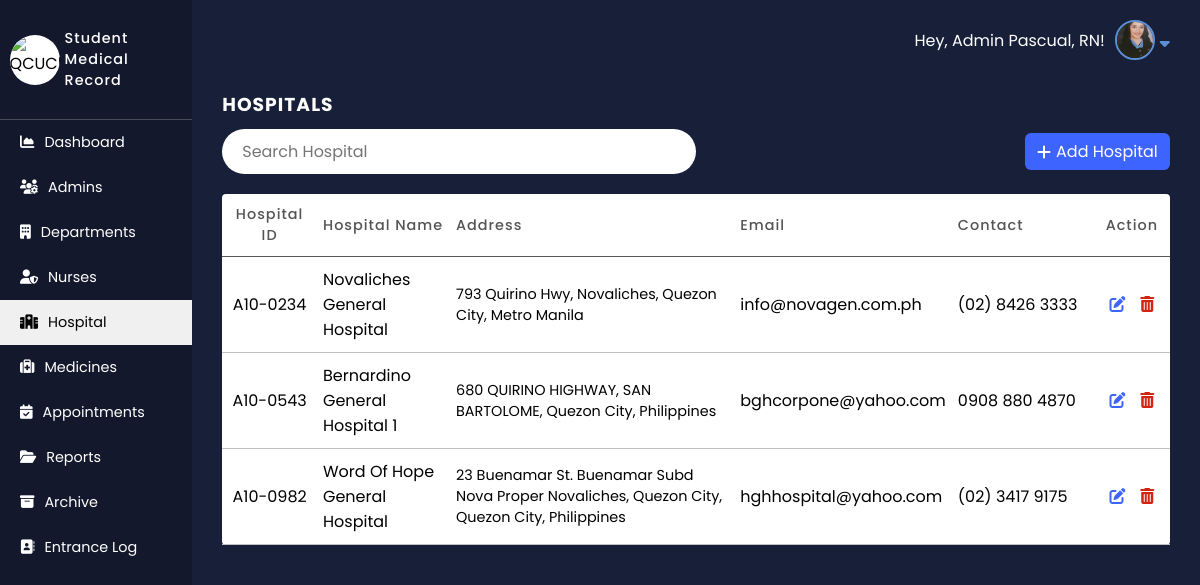
The app's page /Admin-Side/pages/hospital.php (signed in) with its own data.
### tables this page shows
CREATE TABLE `hospitals` (
  `id` int(20) NOT NULL,
  `hospi_id` varchar(20) NOT NULL,
  `hospital` varchar(150) NOT NULL,
  `hospital_add` varchar(255) NOT NULL,
  `email` varchar(100) NOT NULL,
  `contact_num` varchar(20) NOT NULL,
  `isArchive` tinyint(1) NOT NULL
);

### Admin-Side/functions/admin.php (called while the page is built, shortened)
<?php
function fetchAdmin($conn, $id){
   if($id == null) {
      $sel = "SELECT * FROM `admins`
      WHERE `isArchive` = 0 ORDER BY `user_id` DESC";
   } else {
      $sel = "SELECT * FROM `admins` WHERE `user_id` = $id AND `isArchive` = 0";
   }
   $qry = mysqli_query($conn, $sel);
   return $qry;
}
?>

### Admin-Side/includes/function-header.php (called while the page is built, shortened)
<?php
   include "../includes/db_conn.php";
   include "../functions/admin.php";
   include "../functions/hospital.php";
   include "../functions/report.php";
   $id = $_SESSION['user_id'];
   $admin_logged_res = fetchAdmin($conn, $id);
   $admin_logged = mysqli_fetch_assoc($admin_logged_res);
   $hospital_res = fetchHospital($conn);
?>

### Admin-Side/functions/hospital.php (called while the page is built, shortened)
<?php
function fetchHospital($conn){
   $sel = "SELECT * FROM `hospitals` WHERE `isArchive` = 0 ORDER BY `id` DESC";
   $qry = mysqli_query($conn, $sel);
   return $qry;
}
?>

### Admin-Side/pages/hospital.php (the view, shortened to what this page needs)
<?php
   include "../includes/function-header.php";
?>
<!DOCTYPE html>
<html lang="en">
<head>
   <?php include "../includes/head.php"; ?>
   <link rel="stylesheet" href="../css/hospital.css">
</head>
<body>
   <nav class="side-panel">
      <div class="nav-header">
         <div class="img-logo">
            <div class="img-handler">
               <img src="../assets/QCUClinicLogo.png" alt="QCUClinicLogo.png">
            </div>
         </div>
         <div class="title-logo">
            <p> Student Medical Record </p>
         </div>
      </div>
      <div class="primary-nav">
         <ul>
            <li>
               <a href="./dashboard.php" >
                  <i class="fas fa-chart-area fas-line"></i> Dashboard
               </a>
            </li>
            <li>
               <a href="./admin.php" >
                  <i class="fas fa-users-cog"></i> Admins
               </a>
            </li>
            <li>
               <a href="./department.php" >
                  <i class="fas fa-building    "></i> Departments
               </a>
            </li>
            <li>
               <a href="./nurses.php">
                  <i class="fas fa-user-shield    "></i> Nurses
               </a>
            </li>
            <li>
               <a href="./hospital.php" class="isSelected">
                  <i class="fas fa-hospital    "></i> Hospital
               </a>
            </li>
            <li>
               <a href="./medicine.php">
                  <i class="fas fa-medkit    "></i> Medicines
               </a>
            </li>
            <li>
               <a href="./appointment.php">
                  <i class="fas fa-calendar-check    "></i> Appointments
               </a>
            </li>
            <li>
               <a href="./reports.php">
                  <i class="fas fa-folder-open    "></i> Reports
               </a>
            </li>
            <li>
               <a href="./archive.php">
                  <i class="fas fa-archive    "></i> Archive
               </a>
            </li>
            <li>
               <a href="./entrance-log.php">
                  <i class="fas fa-address-book    "></i> Entrance Log
               </a>
            </li>
         </ul>
      </div>
   </nav>
   <main>
      <?php include "../includes/main-header.php" ?>
      <div class="main-content">
         <div class="hospital-container">
            <div class="content-header">
               <h3> Hospitals </h3>
            </div>
            <div class="filter">
               <div class="search search-hospital">
                  <input type="search" name="search" id="search_hospital" placeholder="Search Hospital">
               </div>
               <button class="add-hospital">
                  <i class="fas fa-plus    "></i>
                  <p> Add Hospital </p>
               </button>
            </div>
            <div class="hospital-list-container">
               <table class="hospital-list" border="0">
                  <thead>
                     <tr>
                        <th width="10%" style="text-align:center"> Hospital ID </th>
                        <th> Hospital Name </th>
                        <th width="30%"> Address </th>
                        <th> Email </th>
                        <th width="15%"> Contact </th>
                        <th width="8%" style="text-align:center"> Action </th>
                     </tr>
                  </thead>
                  <tbody>
                  <?php
                     if(mysqli_num_rows($hospital_res) > 0) {
                        while($hospital_row = mysqli_fetch_assoc($hospital_res)){
                           ?>
                           <tr>
                              <td  style="text-align:center"> <?=$hospital_row['hospi_id']?>	</td>
                              <td> <?=$hospital_row['hospital']?> </td>
                              <td style="font-size: .9em;"> <?=$hospital_row['hospital_add']?> </td>
                              <td>
                                 <div class="email">
                                    <?=$hospital_row['email']?>
                                 </div>
                              </td>
                              <td> <?=$hospital_row['contact_num']?> </td>
                              <td>
                                 <div class="action-button">
                                    <button id="hospital-edit" data-role="hospital-edit" data-hos_id="<?=$hospital_row['hospi_id']?>">
                                       <i class="fas fa-edit"></i>
                                    </button>
                                    <button id="hospital-del" data-role="hospital-del" data-hos_id="<?=$hospital_row['hospi_id']?>" data-name="<?=$hospital_row['hospital']?>">
                                       <i class="fas fa-trash-alt"></i>
                                    </button>
                                 </div>
                              </td>
                           </tr>
                           <?php
                        }
                     } else {
                        ?>
                           <tr>
                              <td  style="text-align:center" colspan="6"> No data </td>
                           </tr>
                           <?php
                     }
                  ?>
                  </tbody>
               </table>
            </div>
         </div>
      </div>
   </main>
</body>
</html>

### Admin-Side/includes/main-header.php (shortened to what this page needs)
<header>
<div class="admin-profile">
   <div class="admin-text">
      <p> Hey, Admin <span style=""> <?=$admin_logged['lname']?></span>! </p>
   </div>
   <div class="profile" id="profile">
      <div class="img-handler">
         <img src="../assets/<?=$admin_logged['img']?>" alt="">
      </div>
      <div class="icon">
         <i class="fas fa-sort-down" aria-hidden="true"></i>
      </div>
   </div>
</div>
</header>

### Admin-Side/css/main.css (style rules this page uses)
:root { --primaryColor: #182039; --secondaryColor: #13182C; --primaryBgButton: #3E64FF; --hoverButton: #375ae3; --successBgButton: #5cd46e; --hoverSuccessButton: #4cb05b; --alertBgButton: #D42311; --hoverAlertButton: #b4200f; }
* { margin: 0; padding: 0; box-sizing: border-box; font-family: 'Poppins', 'Segoe UI', Tahoma, Geneva, Verdana, sans-serif; }
body { display: flex; align-items: center; }
.side-panel { width: 16%; height: 100vh; overflow: hidden; background-color: var(--secondaryColor); display: flex; flex-direction: column; justify-content: flex-start; }
.side-panel .nav-header { width: 100%; height: 15%; display: flex; align-items: center; justify-content: center; padding: 0 5%; border-bottom: 1px solid rgba(255, 255, 255, 0.22); }
.side-panel .nav-header .img-logo { margin-right: 5px; }
.side-panel .nav-header .img-logo .img-handler { width: 50px; height: 50px; border-radius: 50%; overflow: hidden; background-color: rgb(255, 255, 255); }
.side-panel .nav-header .img-logo .img-handler img { width: 100%; height: 100%; object-fit: cover; }
.side-panel .nav-header .title-logo { font-size: .9em; color: #fff; font-weight: 500; letter-spacing: 1px; }
.side-panel .primary-nav { width: 100%; height: 85%; }
.side-panel .primary-nav ul { width: 100%; height: 100%; }
.side-panel .primary-nav ul li { list-style: none; }
.side-panel .primary-nav ul li a { display: flex; align-items: center; justify-content: flex-start; padding: 12px 0; padding-left: 20px; color: #fff; text-decoration: none; font-size: .9em; transition: all ease-in-out .2s; }
.side-panel .primary-nav ul li a .fas { margin-right: 10px; }
.side-panel .primary-nav ul li a.isSelected { background-color: #f0f0f0; color: #000000; }
main { width: calc(100% - 16%); height: 100vh; background-color: var(--primaryColor); overflow: hidden; }
main header { width: 100%; height: 10%; display: flex; align-items: center; justify-content: flex-end; padding: 0 3%; }
main header .admin-profile { height: max-content; display: flex; align-items: center; justify-content: space-evenly; }
main header .admin-profile .admin-text { color: #fff; font-size: 1em; }
main header .admin-profile .profile { display: flex; align-items: center; margin-left: 10px; cursor: pointer; position: relative; }
main header .admin-profile .profile .img-handler { width: 40px; height: 40px; overflow: hidden; border-radius: 50%; border: 2px solid #5D8FD9 }
main header .admin-profile .profile .img-handler img { width: 100%; height: 100%; object-fit: cover; }
main header .admin-profile .profile .icon { margin-left: 5px; }
main header .admin-profile .profile .icon .fas { color: #5D8FD9; }
main .main-content { width: 100%; height: 90%; overflow-y: scroll; }
main .main-content > div { padding: 1% 3%; width: 100%; }
main .main-content > div .content-header { display: flex; align-items: center; justify-content: space-between; margin-bottom: 10px; }
main .main-content > div .content-header h3 { color: #fff; letter-spacing: 1px; text-transform: uppercase; }

### records on screen
hospitals: hospi "A10-0234", hospital "Novaliches General Hospital", hospital_add "793 Quirino Hwy, Novaliches, Quezon City, Metro Manila", email "info@novagen.com.ph", contact_num "(02) 8426 3333"
hospitals: hospi "A10-0543", hospital "Bernardino General Hospital 1", hospital_add "680 QUIRINO HIGHWAY, SAN BARTOLOME, Quezon City, Philippines", email "bghcorpone@yahoo.com", contact_num "0908 880 4870"
hospitals: hospi "A10-0982", hospital "Word Of Hope General Hospital", hospital_add "23 Buenamar St. Buenamar Subd Nova Proper Novaliches, Quezon City, Quezon City, Philippines", email "hghhospital@yahoo.com", contact_num "(02) 3417 9175"

### other values on screen
$admin_logged['lname'] "Pascual, RN"
